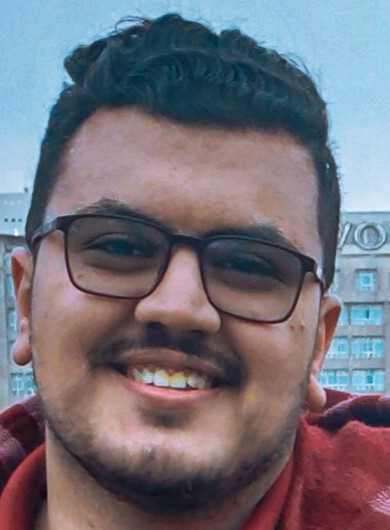
#> input picture Images/1647611882025.jpg, 390 x 530 px
$ python -i harris.py   (imports and definitions only)   (older library calls are emulated)
#> lines starting #> are read from the running program, lines starting #| are printed output that depends on the picture; after the words box and inside, x2 and y2 are one past the last pixel; in counts of white or black regions, pixels touching at a corner belong together
#> further down, picture is the input picture: shape (530, 390, 3); mean B, G, R 122.2, 112.5, 116.3
from libs import *


def harris_corner_detection(image, block_size=2, ksize=3, k=0.04, threshold=0.2):
    # Convert image to grayscale
#> called with block_size = 2, ksize = 3, k = 0.04, threshold = 0.2
    gray = cv2.cvtColor(image, cv2.COLOR_BGR2GRAY)
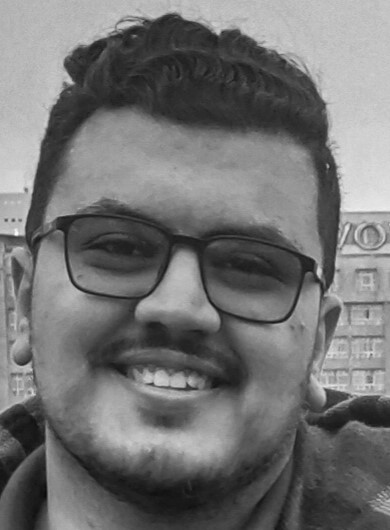
#> gray: shape (530, 390); min 9, max 251, mean 114.8

    # Compute the derivative of the image in x and y direction
    dx = cv2.Sobel(gray, cv2.CV_64F, 1, 0, ksize=ksize)
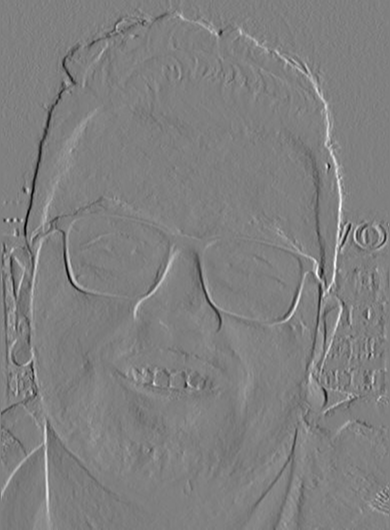
#> dx: shape (530, 390) float64; min -512, max 507, mean 0.3; drawn with min black and max white
    dy = cv2.Sobel(gray, cv2.CV_64F, 0, 1, ksize=ksize)
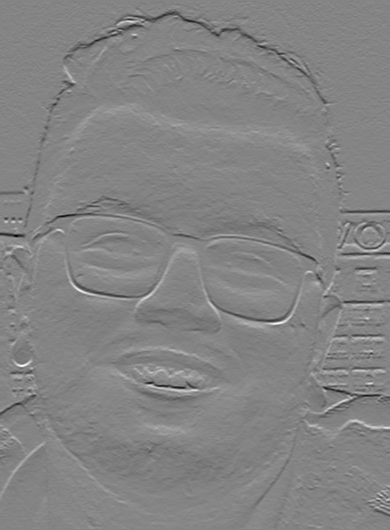
#> dy: shape (530, 390) float64; min -576, max 533, mean -1.6; drawn with min black and max white

    # Compute the elements of the Harris matrix
    Ixx = cv2.pow(dx, 2)
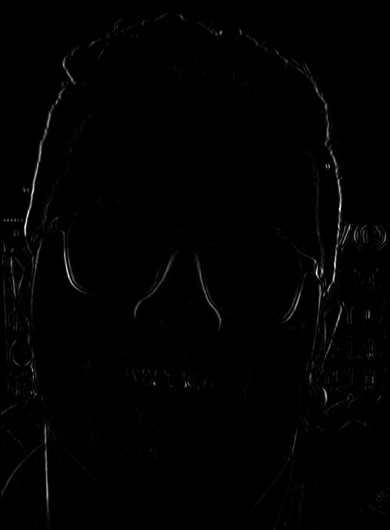
#> Ixx: shape (530, 390) float64; min 0, max 262144, mean 2084.3; drawn with min black and max white
    Ixy = cv2.multiply(dx, dy)
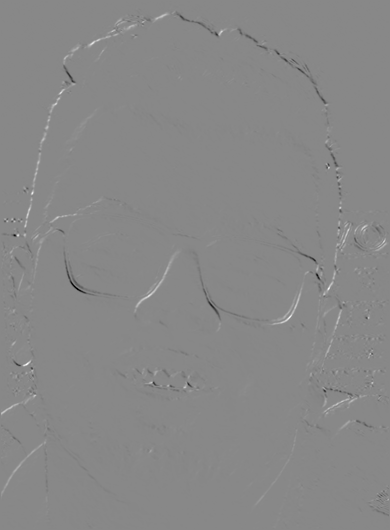
#> Ixy: shape (530, 390) float64; min -126024, max 110079, mean 17.1; drawn with min black and max white
    Iyy = cv2.pow(dy, 2)

    # Compute the sum of the elements in the local neighborhood of each pixel
    Sxx = cv2.boxFilter(Ixx, -1, (block_size, block_size))
    Sxy = cv2.boxFilter(Ixy, -1, (block_size, block_size))
    Syy = cv2.boxFilter(Iyy, -1, (block_size, block_size))

    # Compute the determinant and trace of the Harris matrix
    det = cv2.subtract(cv2.multiply(Sxx, Syy), cv2.pow(Sxy, 2))
    trace = cv2.add(Sxx, Syy)
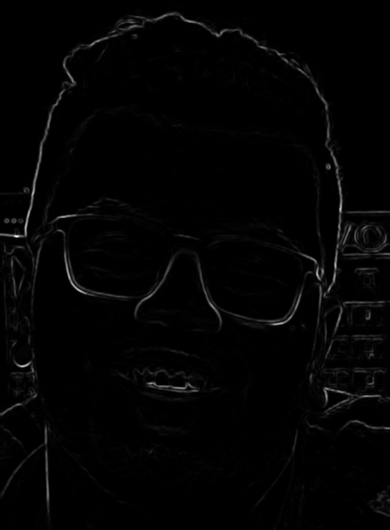
#> trace: shape (530, 390) float64; min 0, max 292409.5, mean 4210.8; drawn with min black and max white

    # Compute the Harris response for each pixel
    harris = cv2.divide(det, trace + k)

    # Threshold the Harris response
    harris = cv2.threshold(harris, threshold *
                           harris.max(), 255, cv2.THRESH_BINARY)[1]
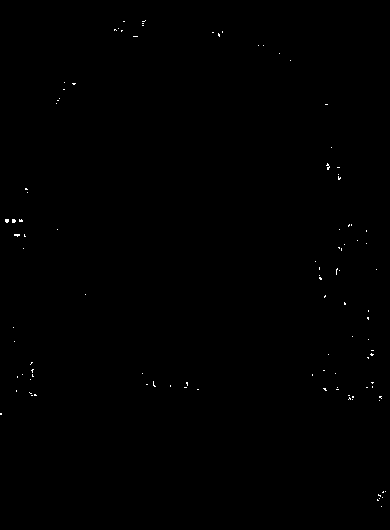
#> harris: shape (530, 390) float64; 0.16% white in thin lines or dots

    # Convert the Harris response to a uint8 image
    harris = np.uint8(harris)
#> harris: shape (530, 390); 0.16% white in thin lines or dots

    # Find the coordinates of the corners
    coords = np.column_stack(np.where(harris > 0))
#> coords = 334 pairs, first value 20 to 506, second value 0 to 385

    return coords

>>> import cv2
>>> picture = cv2.imread('Images/1647611882025.jpg')
>>> result = harris_corner_detection(picture)
#> result has the same summary as coords in harris_corner_detection

$ run again, on Images/Everest_North_Face_toward_Base_Camp_Tibet_Luca_Galuzzi_2006.jpg
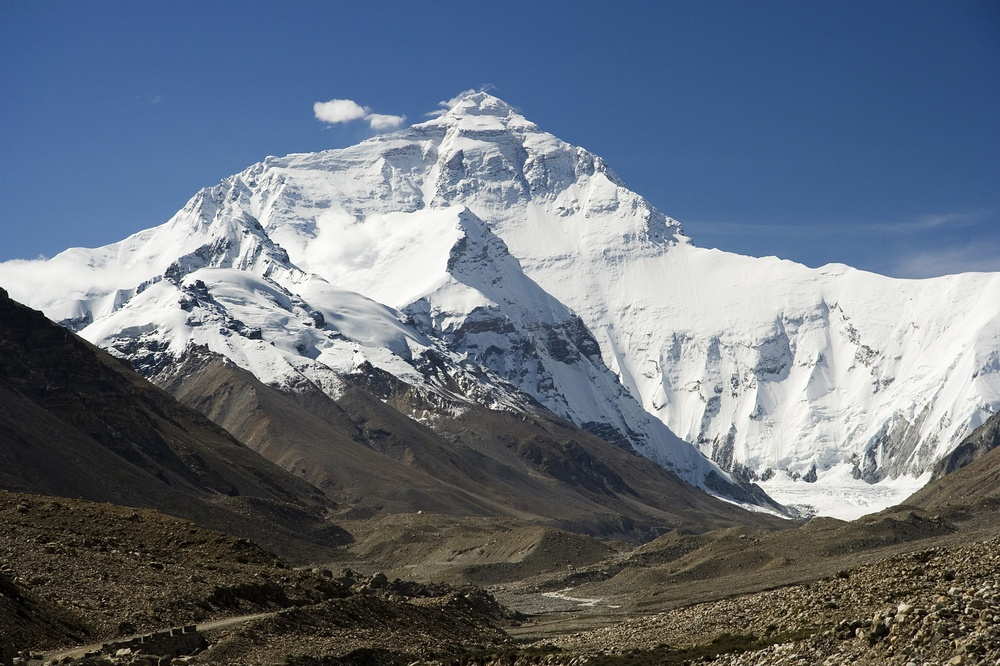
#> input picture Images/Everest_North_Face_toward_Base_Camp_Tibet_Luca_Galuzzi_2006.jpg, 1000 x 666 px, shrunk from 2000 x 1333 before the run
#> picture is the input picture: shape (666, 1000, 3); mean B, G, R 125.2, 112.6, 103.1
#> in harris_corner_detection, `Ixy = cv2.multiply(dx, dy)`:
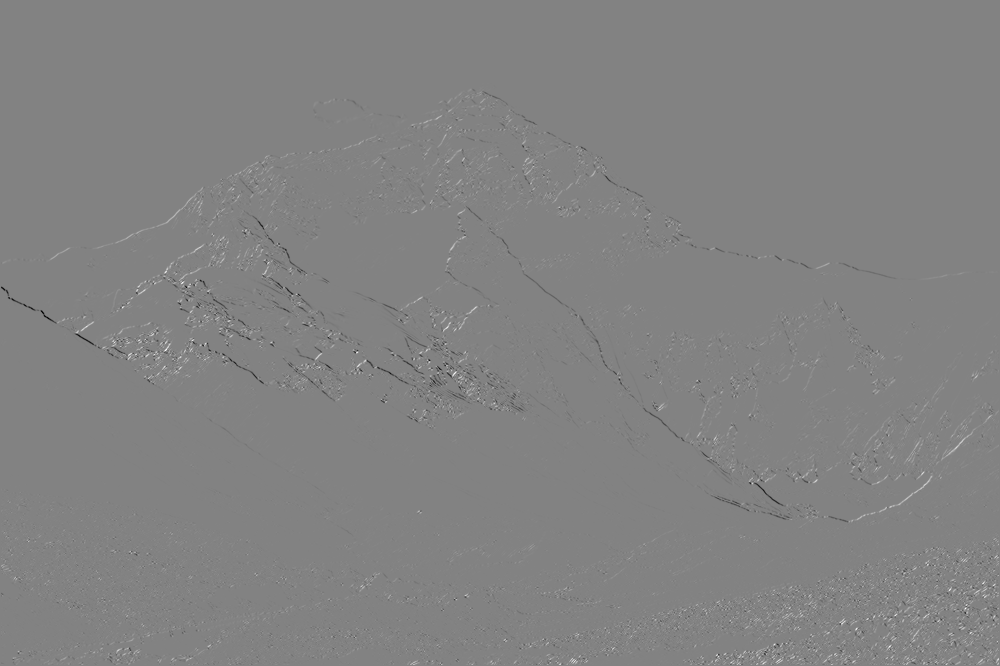
#> Ixy: shape (666, 1000) float64; min -389120, max 370656, mean 544.9; drawn with min black and max white
#> in harris_corner_detection, `harris = cv2.threshold(harris, threshold * harris.max(), 255, cv2.THRE..`:
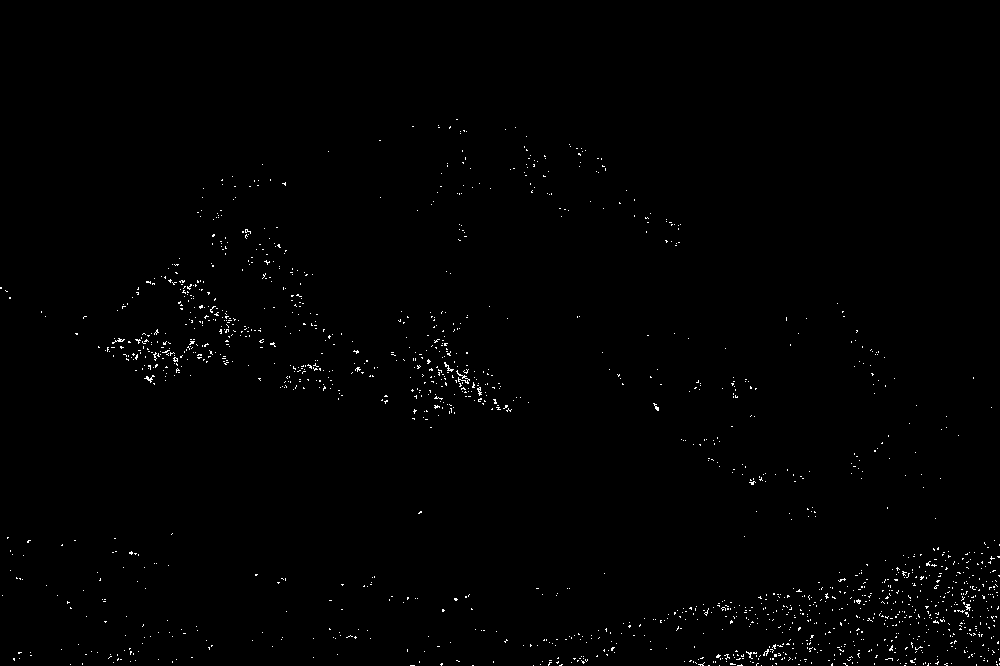
#> harris: shape (666, 1000) float64; 0.66% white in thin lines or dots, all inside (x1, y1, x2, y2) = (0, 119, 1000, 666)
#> coords = 4379 pairs, first value 119 to 665, second value 0 to 999
#> result has the same summary as coords in harris_corner_detection

$ run again, on Images/boat.jpg
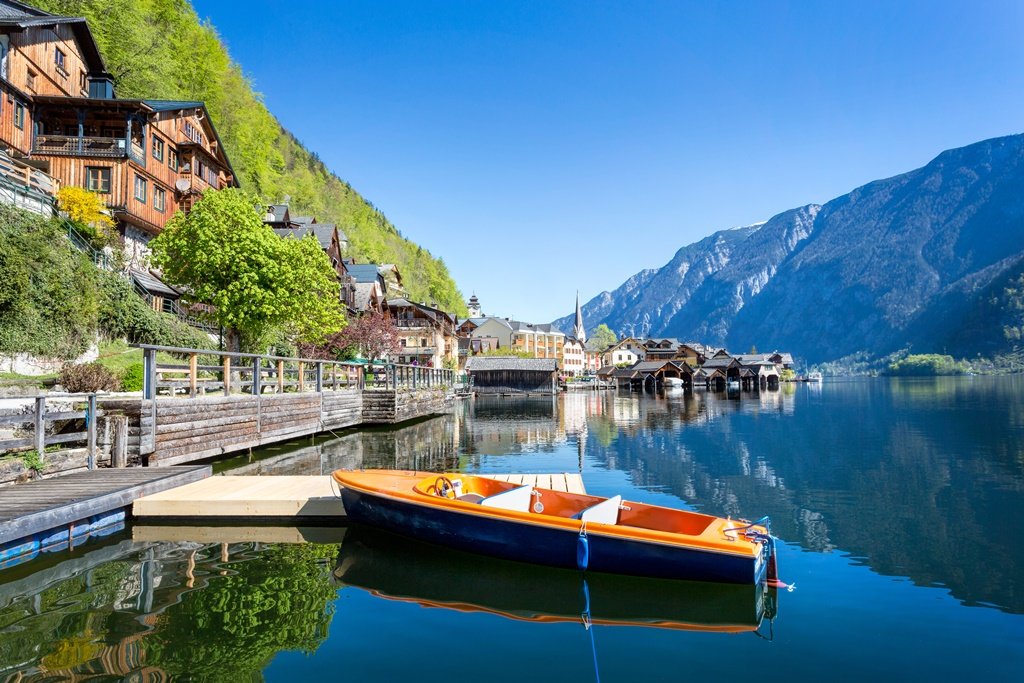
#> input picture Images/boat.jpg, 1024 x 683 px
#> picture is the input picture: shape (683, 1024, 3); mean B, G, R 138.8, 123.5, 87.2
#> in harris_corner_detection, `Ixy = cv2.multiply(dx, dy)`:
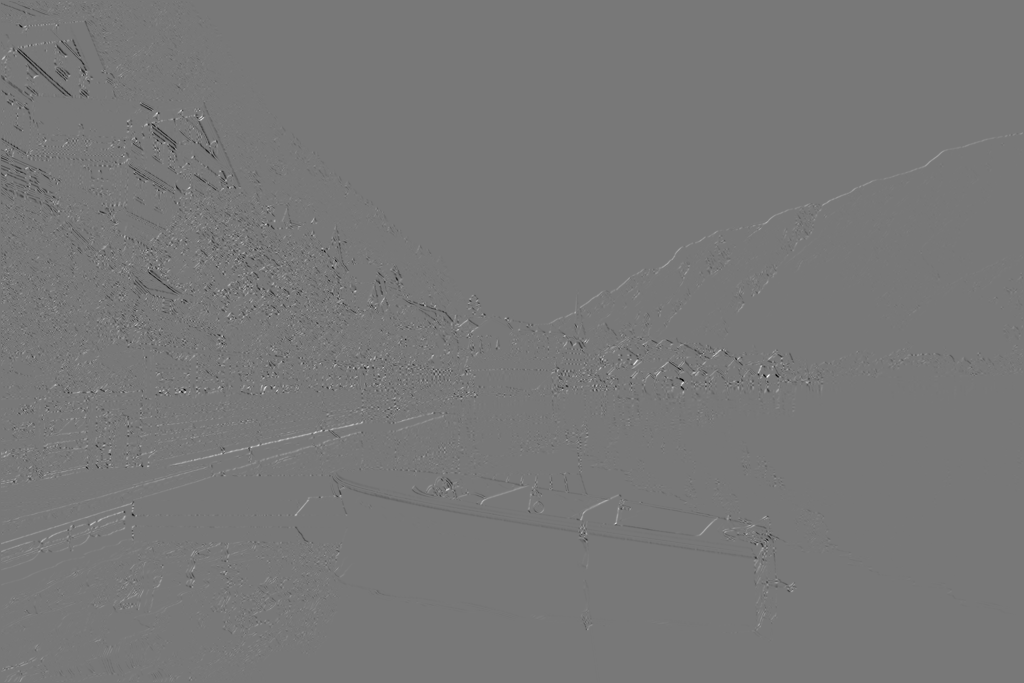
#> Ixy: shape (683, 1024) float64; min -360672, max 402325, mean -335.5; drawn with min black and max white
#> in harris_corner_detection, `harris = cv2.threshold(harris, threshold * harris.max(), 255, cv2.THRE..`:
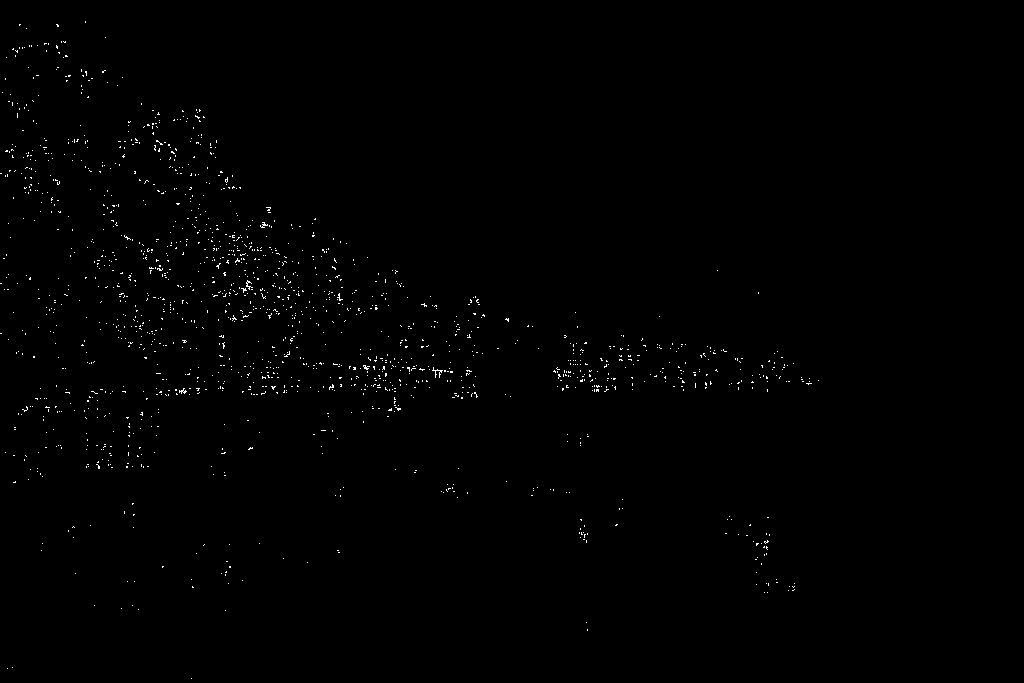
#> harris: shape (683, 1024) float64; 0.51% white in thin lines or dots, all inside (x1, y1, x2, y2) = (0, 21, 819, 679)
#> coords = 3577 pairs, first value 21 to 678, second value 0 to 818
#> result has the same summary as coords in harris_corner_detection
